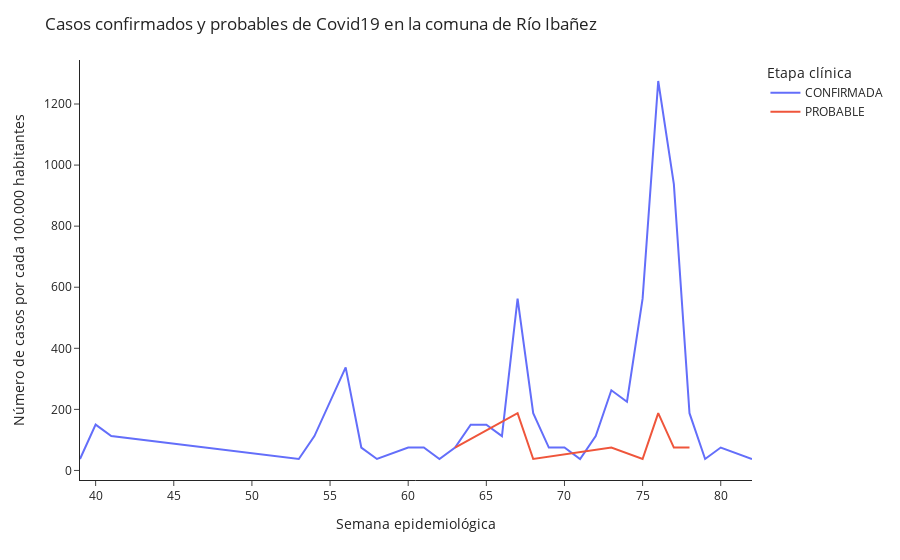

Notebook code for this chart:
### Code cell
px.line(df_tasa[((df_tasa['etapa_clinica']=='PROBABLE')|(df_tasa['etapa_clinica']=='CONFIRMADA'))&(df_tasa['comuna_seremi_xi']=='Rio Ibañez')],
        x= 'semana_epidemiologica_21',
        y= 'bypop_total',
        color='etapa_clinica',
        labels={'etapa_clinica':'Etapa clínica'},
       ).update_layout(title= 'Casos confirmados y probables de Covid19 en la comuna de Río Ibañez',
                       yaxis_title='Número de casos por cada 100.000 habitantes',
                       xaxis_title='Semana epidemiológica',
                       template='simple_white')

### Figure 1 — Plotly figure (JSON) as saved in the notebook; plotly's stock layout.template omitted (floating-point values rounded to 4 significant figures)
{"data": [{"hovertemplate": "Etapa clínica=CONFIRMADA<br>semana_epidemiologica_21=%{x}<br>bypop_total=%{y}<extra></extra>", "legendgroup": "CONFIRMADA", "line": {"color": "#636efa", "dash": "solid"}, "mode": "lines", "name": "CONFIRMADA", "orientation": "v", "showlegend": true, "type": "scatter", "x": [39, 40, 41, 53, 54, 55, 56, 57, 58, 60, 61, 62, 63, 64, 65, 66, 67, 68, 69, 70, 71, 72, 73, 74, 75, 76, 77, 78, 79, 80, 82], "xaxis": "x", "y": [37.51, 150.0, 112.5, 37.51, 112.5, 225.1, 337.6, 75.02, 37.51, 75.02, 75.02, 37.51, 75.02, 150.0, 150.0, 112.5, 562.6, 187.5, 75.02, 75.02, 37.51, 112.5, 262.6, 225.1, 562.6, 1275.0, 937.7, 187.5, 37.51, 75.02, 37.51], "yaxis": "y"}, {"hovertemplate": "Etapa clínica=PROBABLE<br>semana_epidemiologica_21=%{x}<br>bypop_total=%{y}<extra></extra>", "legendgroup": "PROBABLE", "line": {"color": "#EF553B", "dash": "solid"}, "mode": "lines", "name": "PROBABLE", "orientation": "v", "showlegend": true, "type": "scatter", "x": [63, 67, 68, 73, 75, 76, 77, 78], "xaxis": "x", "y": [75.02, 187.5, 37.51, 75.02, 37.51, 187.5, 75.02, 75.02], "yaxis": "y"}], "layout": {"legend": {"title": {"text": "Etapa clínica"}, "tracegroupgap": 0}, "margin": {"t": 60}, "title": {"text": "Casos confirmados y probables de Covid19 en la comuna de Río Ibañez"}, "xaxis": {"anchor": "y", "domain": [0, 1], "title": {"text": "Semana epidemiológica"}}, "yaxis": {"anchor": "x", "domain": [0, 1], "title": {"text": "Número de casos por cada 100.000 habitantes"}}}}
